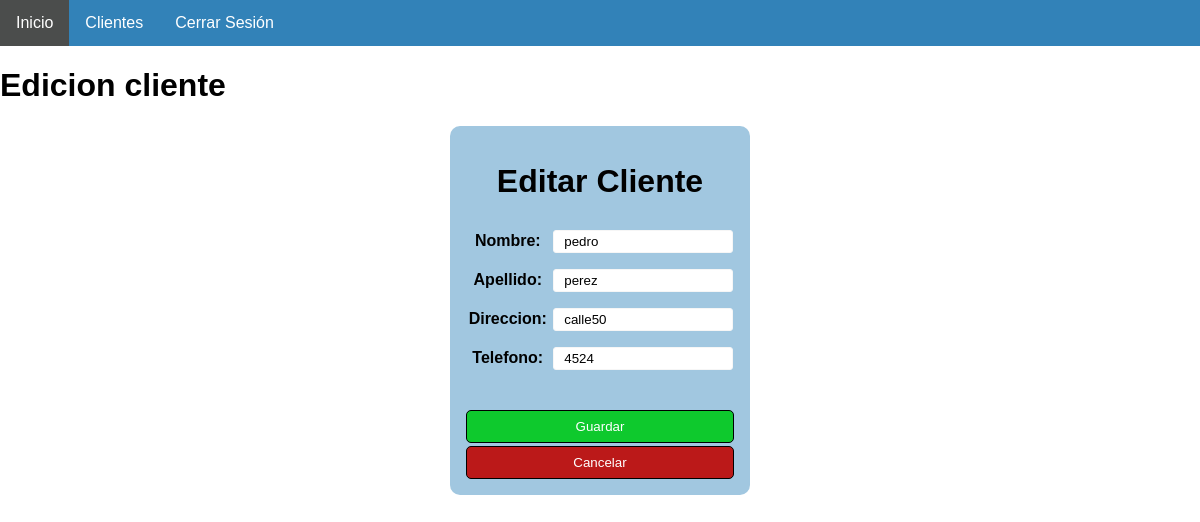
/actualizar.php?id=2 (signed in), run on the app's committed database.
### tables this page shows
CREATE TABLE IF NOT EXISTS `client` (
  `IDCLIENT` int NOT NULL AUTO_INCREMENT,
  `NAME` varchar(70) DEFAULT NULL,
  `LASTNAME` varchar(70) DEFAULT NULL,
  `ADDRESS` varchar(70) DEFAULT NULL,
  `PHONE` varchar(70) DEFAULT NULL,
  PRIMARY KEY (`IDCLIENT`)
);

### actualizar.php (the view, shortened to what this page needs)
<?php
if (!isset($_SESSION['nombre'])) {
	header('Location: login.php');
} elseif (isset($_SESSION['nombre'])) {
	include 'config/conexion.php';
	$id = $_GET['id'];
	$sentencia = $conn->prepare("SELECT * FROM client WHERE IDCLIENT = ?;");
	$sentencia->execute([$id]);
	$persona = $sentencia->fetch(PDO::FETCH_OBJ);
} else {
	echo "Error en el sistema";
}
?>
<!DOCTYPE html>
<html>
<head>
	<link rel="stylesheet" href="CSS/stylecliente.css">
	<link rel="stylesheet" href="CSS/styleformcliente.css">
</head>
<body>
	<?php include("cabecera/header.php") ?>
	<div class="">
		<h1>Edicion cliente</h1>
		<div class="col-md-3">
			<form action="update.php" method="POST">
				<center>
				<h1>Editar Cliente</h1>
					<label>Nombre:</label>
					<input type="text" class="form-control mb-3" name="NAME" value="<?php echo $persona->NAME; ?>"
						placeholder="Ingrese el nombre">
					<label>Apellido:</label>
					<input type="text" class="form-control mb-3" name="LASTNAME"
						value="<?php echo $persona->LASTNAME; ?>" placeholder="Ingrese el apellido">
					<label>Direccion:</label>
					<input type="text" class="form-control mb-3" name="ADDRESS" value="<?php echo $persona->ADDRESS; ?>"
						placeholder="Ingrese la dirrecion">
					<label>Telefono:</label>
					<input type="text" class="form-control mb-3" name="PHONE" value="<?php echo $persona->PHONE; ?>"
						placeholder="Ingrese el telefono">
					<tr>
						<td colspan="2"><input type="submit" class="btn-primary" value="Guardar"></td>
					</tr>
					<tr>
						<td colspan="2"><input type="submit" class="btn-secondary" value="Cancelar"></td>
					</tr>
				</center>
			</form>
		</div>
	</div>
</body>
</html>

### css/stylecliente.css (style rules this page uses)
* { font-family: sans-serif; }
body { margin: 0; padding: 0; }

### css/styleformcliente.css (style rules this page uses)
* { box-sizing: border-box; }
form { width:300px; padding:16px; border-radius:10px; margin:auto; background-color:#a1c7e0; }
form label { width:82px; font-weight:bold; display:inline-block; }
form input[type="text"] { width:180px; padding:3px 10px; border:1px solid #f6f6f6; border-radius:3px; background-color:#ffffff; margin:8px 0; display:inline-block; }
.btn-primary { width:100%; padding:8px 16px; margin-top:32px; border:1px solid #000; border-radius:5px; display:block; color:#fff; background-color:rgb(14, 201, 45); font-family:Arial, Helvetica, sans-serif; color: rgb(255, 255, 255); }
.btn-secondary { width:100%; padding:8px 16px; margin-top:3px; border:1px solid #000; border-radius:5px; display:block; color:#fff; background-color:rgb(187, 25, 25); }

### data on the page
client: NAME "pedro", LASTNAME "perez", ADDRESS "calle50", PHONE "4524"
